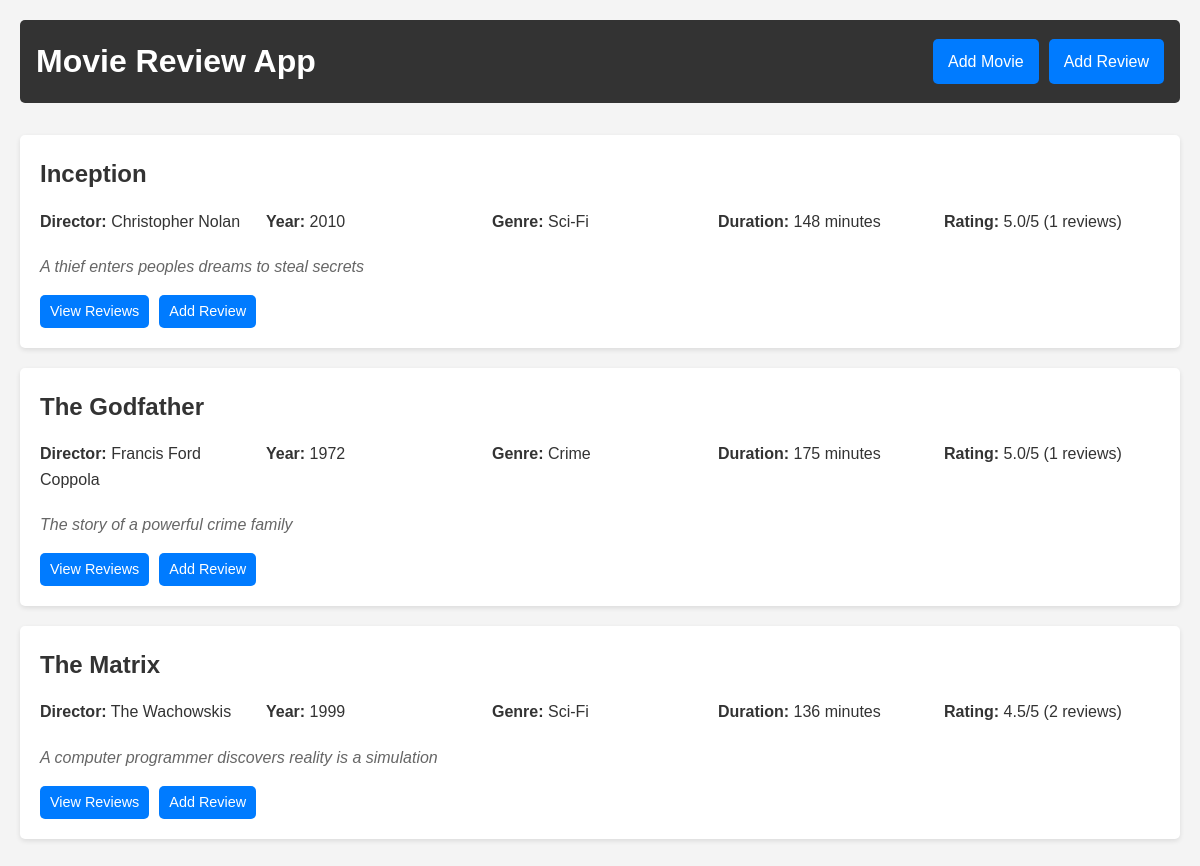
/nginx-php/html/index.php, run on the app's committed database.
### tables this page shows
CREATE TABLE movies (
    id INT AUTO_INCREMENT PRIMARY KEY,
    title VARCHAR(255) NOT NULL,
    description TEXT,
    release_year INT,
    genre VARCHAR(100),
    director VARCHAR(100),
    duration_minutes INT,
    created_at TIMESTAMP DEFAULT CURRENT_TIMESTAMP
);

### nginx-php/html/index.php (the view, shortened to what this page needs)
<?php
require_once 'config.php';
$result = $mysqli->query("
    SELECT m.*,
           AVG(r.rating) as avg_rating,
           COUNT(r.id) as review_count
    FROM movies m
    LEFT JOIN reviews r ON m.id = r.movie_id
    GROUP BY m.id
    ORDER BY m.title
");
$movies = $result->fetch_all(MYSQLI_ASSOC);
?>
<!DOCTYPE html>
<html lang="en">
<head>
    <link rel="stylesheet" href="style.css">
</head>
<body>
    <div class="container">
        <header>
            <h1>Movie Review App</h1>
            <nav>
                <a href="add_movie.php" class="btn">Add Movie</a>
                <a href="add_review.php" class="btn">Add Review</a>
            </nav>
        </header>
        <main>
            <?php foreach ($movies as $movie): ?>
                <div class="movie-card">
                    <h2><?= htmlspecialchars($movie['title']) ?></h2>
                    <div class="movie-info">
                        <p><strong>Director:</strong> <?= htmlspecialchars($movie['director']) ?></p>
                        <p><strong>Year:</strong> <?= $movie['release_year'] ?></p>
                        <p><strong>Genre:</strong> <?= htmlspecialchars($movie['genre']) ?></p>
                        <p><strong>Duration:</strong> <?= $movie['duration_minutes'] ?> minutes</p>
                        <?php if ($movie['avg_rating']): ?>
                            <p><strong>Rating:</strong> <?= number_format($movie['avg_rating'], 1) ?>/5 (<?= $movie['review_count'] ?> reviews)</p>
                        <?php endif; ?>
                    </div>
                    <p class="description"><?= htmlspecialchars($movie['description']) ?></p>
                    <div class="actions">
                        <a href="movie_reviews.php?id=<?= $movie['id'] ?>" class="btn btn-small">View Reviews</a>
                        <a href="add_review.php?movie_id=<?= $movie['id'] ?>" class="btn btn-small">Add Review</a>
                    </div>
                </div>
            <?php endforeach; ?>
        </main>
    </div>
</body>
</html>

### nginx-php/html/style.css (style rules this page uses)
* { margin: 0; padding: 0; box-sizing: border-box; }
body { font-family: Arial, sans-serif; line-height: 1.6; color: #333; background-color: #f4f4f4; }
.container { max-width: 1200px; margin: 0 auto; padding: 20px; }
header { background: #333; color: white; padding: 1rem; margin-bottom: 2rem; border-radius: 5px; display: flex; justify-content: space-between; align-items: center; }
header h1 { margin: 0; }
nav { display: flex; gap: 10px; }
.btn { background: #007bff; color: white; padding: 10px 15px; text-decoration: none; border-radius: 5px; border: none; cursor: pointer; display: inline-block; }
.btn-small { padding: 5px 10px; font-size: 0.9em; }
.movie-card { background: white; padding: 20px; margin-bottom: 20px; border-radius: 5px; box-shadow: 0 2px 5px rgba(0,0,0,0.1); }
.movie-card h2 { color: #333; margin-bottom: 10px; }
.movie-info { display: grid; grid-template-columns: repeat(auto-fit, minmax(200px, 1fr)); gap: 10px; margin-bottom: 15px; }
.movie-info p { margin: 5px 0; }
.description { margin: 15px 0; font-style: italic; color: #666; }
.actions { margin-top: 15px; display: flex; gap: 10px; }

### data on the page
movies: title "Inception", director "Christopher Nolan", release_year "2010", genre "Sci-Fi", duration_minutes "148", avg_rating "5.0", review_count "1", description "A thief enters peoples dreams to steal secrets"
movies: title "The Godfather", director "Francis Ford Coppola", release_year "1972", genre "Crime", duration_minutes "175", avg_rating "5.0", review_count "1", description "The story of a powerful crime family"
movies: title "The Matrix", director "The Wachowskis", release_year "1999", genre "Sci-Fi", duration_minutes "136", avg_rating "4.5", review_count "2", description "A computer programmer discovers reality is a simulation"
